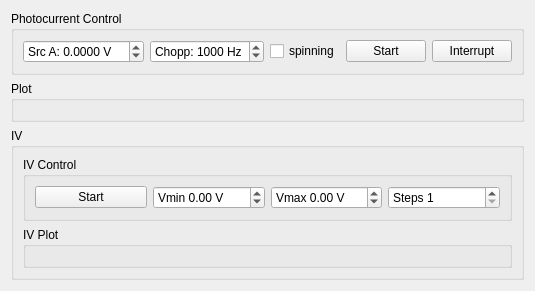
      <widget class="QWidget" name="photocurrent_tab">
       <attribute name="title">
        <string>Photocurrent</string>
       </attribute>
       <layout class="QVBoxLayout" name="verticalLayout_20" stretch="0,2,1">
        <item>
         <widget class="QGroupBox" name="groupBox_7">
          <property name="title">
           <string>Photocurrent Control</string>
          </property>
          <layout class="QHBoxLayout" name="horizontalLayout_3">
           <item>
            <widget class="QDoubleSpinBox" name="photocurrent2D_source_voltage_doubleSpinBox">
             <property name="prefix">
              <string>Src A: </string>
             </property>
             <property name="suffix">
              <string> V</string>
             </property>
             <property name="decimals">
              <number>4</number>
             </property>
             <property name="minimum">
              <double>-10.000000000000000</double>
             </property>
             <property name="maximum">
              <double>10.000000000000000</double>
             </property>
            </widget>
           </item>
           <item>
            <widget class="QDoubleSpinBox" name="photocurrent2D_chopp_frequency_doubleSpinBox">
             <property name="prefix">
              <string>Chopp: </string>
             </property>
             <property name="suffix">
              <string> Hz</string>
             </property>
             <property name="decimals">
              <number>0</number>
             </property>
             <property name="minimum">
              <double>17.000000000000000</double>
             </property>
             <property name="maximum">
              <double>1010.000000000000000</double>
             </property>
             <property name="value">
              <double>1000.000000000000000</double>
             </property>
            </widget>
           </item>
           <item>
            <widget class="QCheckBox" name="photocurrent2D_spinning_checkBox">
             <property name="text">
              <string>spinning</string>
             </property>
            </widget>
           </item>
           <item>
            <widget class="QPushButton" name="photocurrent2D_start_pushButton">
             <property name="text">
              <string>Start</string>
             </property>
            </widget>
           </item>
           <item>
            <widget class="QPushButton" name="photocurrent2D_interrupt_pushButton">
             <property name="text">
              <string>Interrupt</string>
             </property>
            </widget>
           </item>
          </layout>
         </widget>
        </item>
        <item>
         <widget class="QGroupBox" name="photocurrent2D_plot_groupBox">
          <property name="title">
           <string>Plot</string>
          </property>
          <layout class="QVBoxLayout" name="verticalLayout_21"/>
         </widget>
        </item>
        <item>
         <widget class="QGroupBox" name="photocurrent_iv_groupBox">
          <property name="title">
           <string>IV</string>
          </property>
          <layout class="QVBoxLayout" name="verticalLayout_22" stretch="0,1">
           <item>
            <widget class="QGroupBox" name="groupBox_8">
             <property name="title">
              <string>IV Control</string>
             </property>
             <layout class="QGridLayout" name="gridLayout_15">
              <item row="0" column="0">
               <widget class="QPushButton" name="photocurrent_iv_start_pushButton">
                <property name="text">
                 <string>Start</string>
                </property>
               </widget>
              </item>
              <item row="0" column="1">
               <widget class="QDoubleSpinBox" name="photocurrent_iv_vmin_doubleSpinBox">
                <property name="prefix">
                 <string>Vmin </string>
                </property>
                <property name="suffix">
                 <string> V</string>
                </property>
                <property name="minimum">
                 <double>-10.000000000000000</double>
                </property>
                <property name="maximum">
                 <double>10.000000000000000</double>
                </property>
               </widget>
              </item>
              <item row="0" column="2">
               <widget class="QDoubleSpinBox" name="photocurrent_iv_vmax_doubleSpinBox">
                <property name="prefix">
                 <string>Vmax </string>
                </property>
                <property name="suffix">
                 <string> V</string>
                </property>
                <property name="minimum">
                 <double>-10.000000000000000</double>
                </property>
                <property name="maximum">
                 <double>10.000000000000000</double>
                </property>
               </widget>
              </item>
              <item row="0" column="3">
               <widget class="QDoubleSpinBox" name="photocurrent_iv_steps_doubleSpinBox">
                <property name="prefix">
                 <string>Steps </string>
                </property>
                <property name="suffix">
                 <string/>
                </property>
                <property name="decimals">
                 <number>0</number>
                </property>
                <property name="minimum">
                 <double>1.000000000000000</double>
                </property>
                <property name="maximum">
                 <double>1000.000000000000000</double>
                </property>
               </widget>
              </item>
             </layout>
            </widget>
           </item>
           <item>
            <widget class="QGroupBox" name="photocurrent_iv_plot_groupBox">
             <property name="title">
              <string>IV Plot</string>
             </property>
             <layout class="QVBoxLayout" name="verticalLayout_23"/>
            </widget>
           </item>
          </layout>
         </widget>
        </item>
       </layout>
      </widget>
